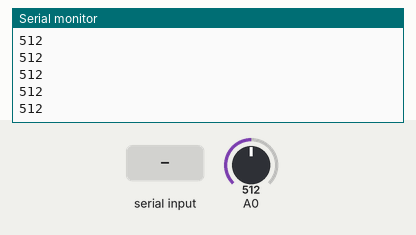
Recording of a sketch running on a simulated Arduino Uno, built with avr-gcc and run on an emulated ATmega328P. Shown: the last lines printed to the serial monitor. The inputs (shaded band) are chosen by the test bench; at power-on: A0 = 512.

Above: at 1.2 s.
1.3 s: "90,45\n" received over Serial
At 1.57 s:
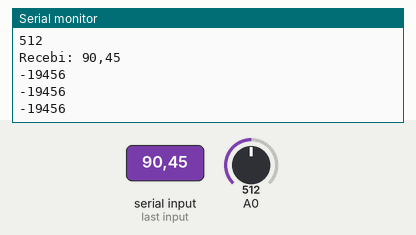
2.8 s: "5\n" received over Serial
At 3.1 s:
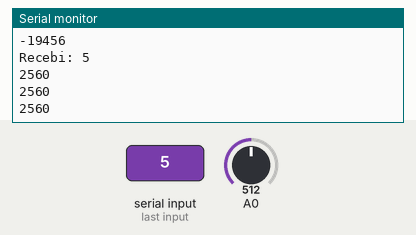
4.3 s: A0 set to 716
At 4.4 s:
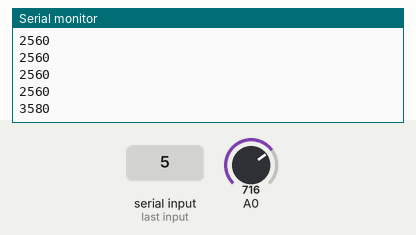
5.8 s: A0 set to 900
At 5.81 s:
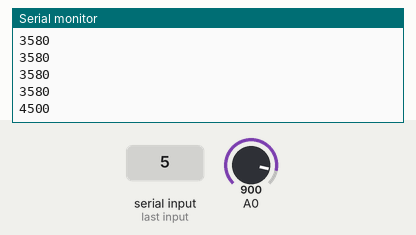
Timing chart, 0 to 8.3 s (numbered marks = the images above; inputs shaded):
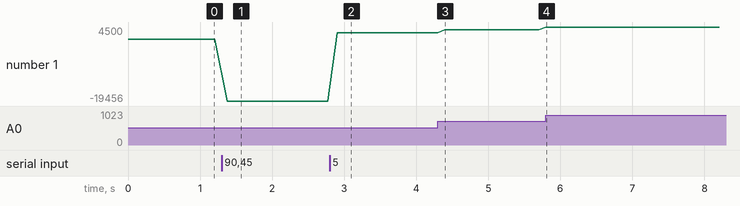

Measured:
- after the input at 1.3 s, the serial monitor: prints a new line after 0.06 s (image 1)
- after the input at 2.8 s, the serial monitor: prints a new line after 0.09 s (image 2)
- after the input at 4.3 s, the serial monitor: prints a new line after 0.10 s (image 3)
- after the input at 5.8 s, the serial monitor: prints a new line at once (image 4)
- plotted number 1: 512 → -19456 after the input at 1.3 s, -19456 → 2560 after the input at 2.8 s, 2560 → 3580 after the input at 4.3 s, 3580 → 4500 after the input at 5.8 s

The sketch:

sketch.ino
```cpp
char inp;

int val2 = 1;

void setup() {
  // abre a conexão serial
  Serial.begin(9600);
}


String leStringSerial(){
  String conteudo = "";
  char caractere;

  // Enquanto receber algo pela serial
  while(Serial.available() > 0) {
    // Lê byte da serial
    caractere = Serial.read();
    // Ignora caractere de quebra de linha
    if (caractere != '\n'){
      // Concatena valores
      conteudo.concat(caractere);
    }
    // Aguarda buffer serial ler próximo caractere
    delay(10);
  }

  Serial.print("Recebi: ");
  Serial.println(conteudo);

  return conteudo;
}

void loop() {
  int val = analogRead(A0);

  if(Serial.available() > 0)
  {
    String rec = leStringSerial();
    val2 = rec.toInt();
  }

  Serial.println(val2*val,DEC);
  delay(100);
}


//void setup() {
//  Serial.begin(9600);
//
//}
//
//void loop() {
//  int val = analogRead(A0);
//
//  Serial.println(val);
//  delay(100);
//
//}
```
